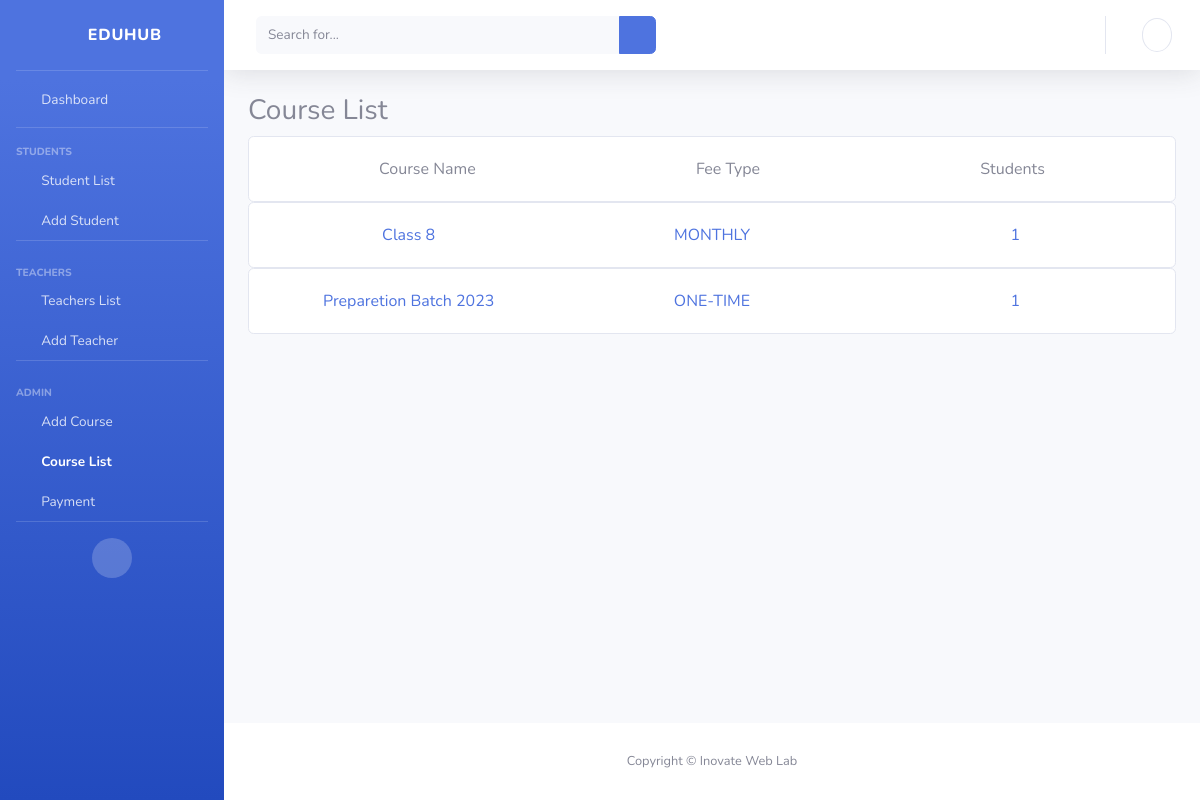
The app's page /course-list with its own data.
### main/models.py (models this page shows, shortened)
class Course(models.Model):
    FEE_TYPES = (
        ('one-time', 'One-time'),
        ('monthly', 'Monthly'),
    )
    course_name = models.CharField(max_length=100, null=True, blank=True)
    desc = models.TextField(null=True, blank=True, default='N/A')
    fee_type = models.CharField(max_length=20, choices=FEE_TYPES)
    fee = models.IntegerField(null=True, blank=True)
    first_roll = models.IntegerField(default=1)
    def student_count(self):
        return self.student_set.count()

### EduHub/views.py (the view)
# urls.py: path('course-list', views.course_list, name='course-list'),
def course_list(request):
    courses = Course.objects.all()
    return render(request, 'course_list.html', {'courses': courses})

### templates/course_list.html
{% extends 'base.html' %}
{% load static %}
{% block body %}
<h1 class="h3">Course List</h1>
<div class="card">
    <div class="card-body d-flex justify-content-around">
        <div>
            Course Name
        </div>
        <div>
            Fee Type
        </div>
        <div>
            Students
        </div>
    </div>
</div>
{% if courses %}
{% for course in courses %}
<a href="{% url 'course-details' course.id %}">
<div class="card">
    <div class="card-body d-flex row">
        <div class="col-4 text-center">
            {{course.course_name}}
        </div>
        <div class="text-uppercase col-4 text-center">
            {{course.fee_type}}
        </div>
        <div class="col-4 text-center" >
            {{course.student_count}}
        </div>
    </div>
</div>
</a>
{% endfor %}
{% else %}
<div class="card">
    <div class="card-body">
        No courses found
    </div>
</div>
{% endif %}
{% endblock %}

### records on screen
Course: course_name "Class 8", fee_type "MONTHLY", student_count "1"
Course: course_name "Preparetion Batch 2023", fee_type "ONE-TIME", student_count "1"
